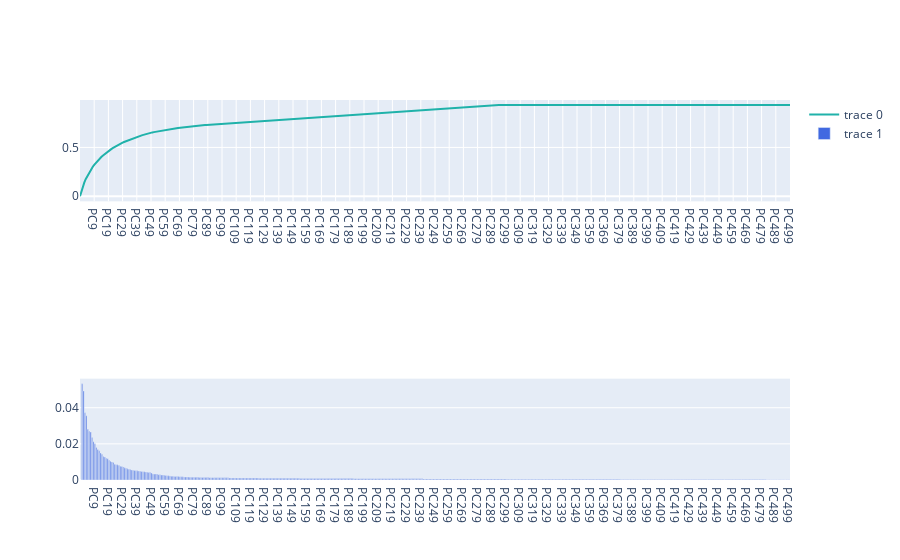

Here is the notebook cell this chart was saved with:
### Code cell
# for i in range(len(images)):
#     pca(images[i])
pca(trunc_img)

### Figure 1 — Plotly figure (JSON) as saved in the notebook; plotly's stock layout.template omitted (floating-point values rounded to 4 significant figures; data arrays with more than 128 entries replaced by an {"elided": "..."} marker saying what was removed)
{"data": [{"marker": {"color": "LightSeaGreen", "size": 15}, "type": "scatter", "x": {"elided": "501 str values"}, "xaxis": "x", "y": {"elided": "501 float values"}, "yaxis": "y"}, {"marker": {"color": "RoyalBlue"}, "type": "bar", "x": {"elided": "501 str values"}, "xaxis": "x3", "y": {"elided": "501 float values"}, "yaxis": "y3"}], "layout": {"xaxis": {"anchor": "y", "domain": [0, 1]}, "xaxis2": {"anchor": "y2", "domain": [0, 1]}, "xaxis3": {"anchor": "y3", "domain": [0, 1]}, "yaxis": {"anchor": "x", "domain": [0.7333, 1]}, "yaxis2": {"anchor": "x2", "domain": [0.3667, 0.6333]}, "yaxis3": {"anchor": "x3", "domain": [0, 0.2667]}}}
